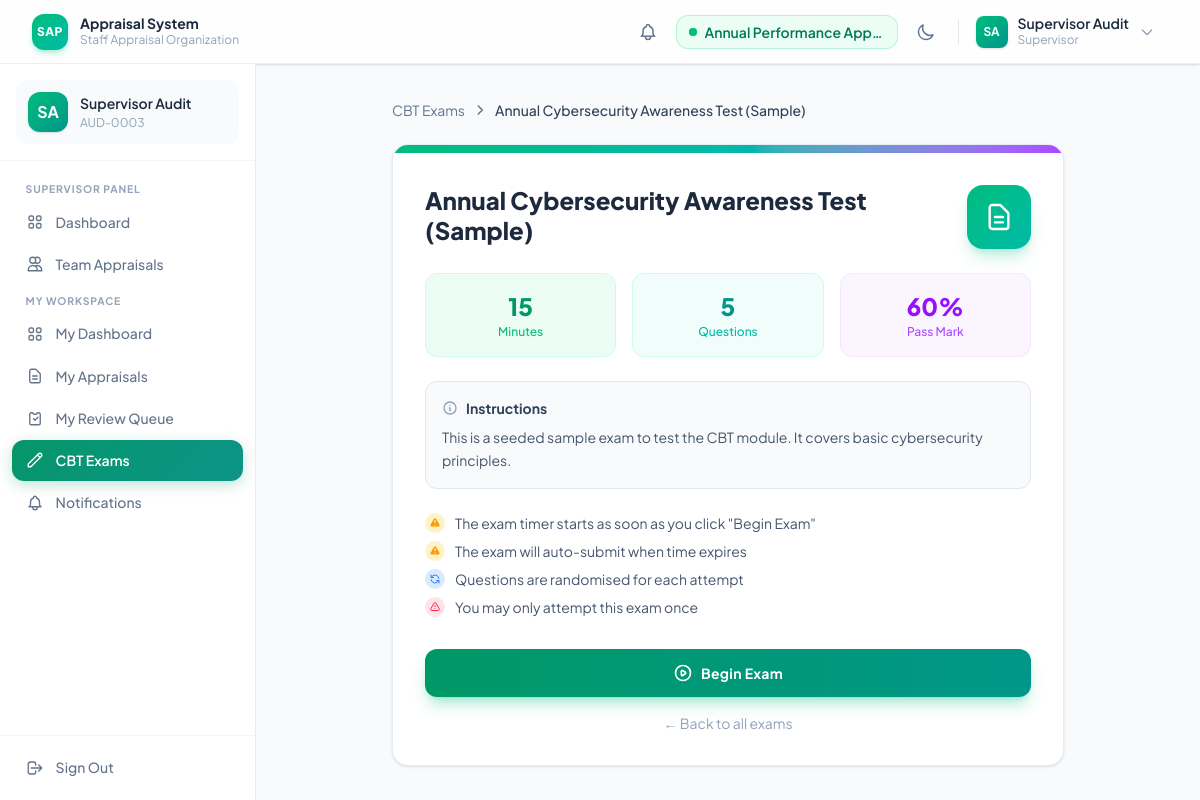
The page /cbt/exam/1/ (signed in) on the database as committed earlier.
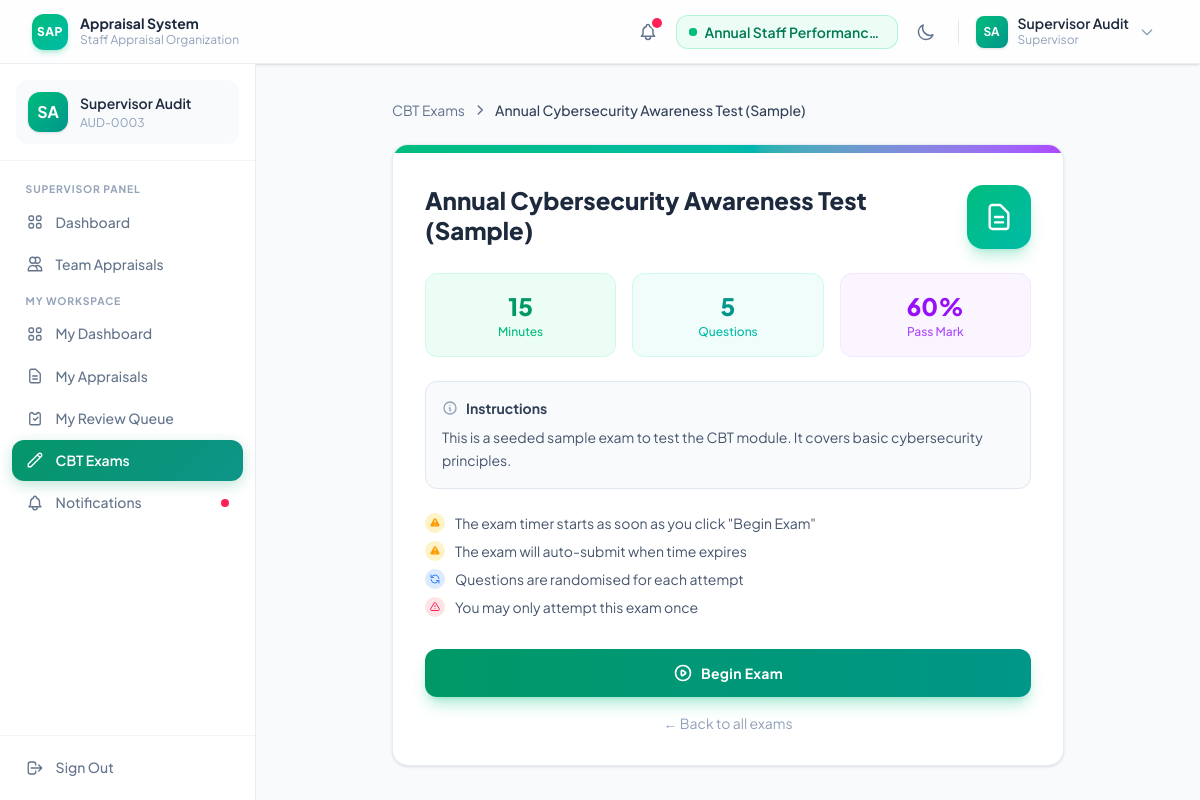
The same page on the database as committed later.
### appraisals/models.py (models this page shows, shortened)
class AppraisalCycle(models.Model):
    ANNUAL = 'ANNUAL'
    BI_ANNUAL = 'BI_ANNUAL'
    QUARTERLY = 'QUARTERLY'
    FREQUENCY_CHOICES = [
        (ANNUAL, 'Annual'),
        (BI_ANNUAL, 'Bi-Annual'),
        (QUARTERLY, 'Quarterly'),
    ]
    DRAFT = 'DRAFT'
    ACTIVE = 'ACTIVE'
    CLOSED = 'CLOSED'
    ARCHIVED = 'ARCHIVED'
    STATUS_CHOICES = [
        (DRAFT, 'Draft'),
        (ACTIVE, 'Active'),
        (CLOSED, 'Closed'),
        (ARCHIVED, 'Archived'),
    ]
    SCORING_SCALE_CHOICES = [
        (5, '1-5 Scale'),
        (10, '1-10 Scale'),
    ]
    name = models.CharField(max_length=200)
    frequency = models.CharField(
        max_length=20,
        choices=FREQUENCY_CHOICES,
        default=ANNUAL,
    )
    start_date = models.DateField()
    end_date = models.DateField()
    status = models.CharField(
        max_length=20,
        choices=STATUS_CHOICES,
        default=DRAFT,
    )
    scoring_scale = models.PositiveSmallIntegerField(
        choices=SCORING_SCALE_CHOICES,
        default=5,
    )
    branch = models.ForeignKey(
        'branches.Branch',
        on_delete=models.PROTECT,
        null=True,
        blank=True,
        related_name='cycles',
        help_text="Branch this cycle is scoped to. All targeting is filtered by this branch.",
    )
    target_departments = models.ManyToManyField(
        'departments.Department',
        blank=True,
        help_text="If set, only staff in these departments will be assigned this cycle."
    )
    target_staff = models.ManyToManyField(
        settings.AUTH_USER_MODEL,
        blank=True,
        related_name='targeted_cycles',
        help_text="If set, these specific staff will be assigned this cycle."
    )
    excluded_staff = models.ManyToManyField(
        settings.AUTH_USER_MODEL,
        blank=True,
        related_name='excluded_cycles',
        help_text="Staff in this list will never be assigned this cycle."
    )
    created_by = models.ForeignKey(
        settings.AUTH_USER_MODEL,
        on_delete=models.SET_NULL,
        null=True,
        related_name='created_cycles',
    )
    created_at = models.DateTimeField(auto_now_add=True)
    updated_at = models.DateTimeField(auto_now=True)
    archived_at = models.DateTimeField(null=True, blank=True)
    class Meta:
        ordering = ['-start_date']
        verbose_name = 'Appraisal Cycle'
        verbose_name_plural = 'Appraisal Cycles'
    def get_eligible_staff(self):
        from accounts.models import CustomUser
        base_qs = CustomUser.objects.filter(
            is_active=True,
            role__in=[CustomUser.STAFF, CustomUser.SUPERVISOR, CustomUser.HOD, CustomUser.DIRECTORATE, CustomUser.HR_ADMIN]
        )
        has_depts = self.target_departments.exists()
        has_staff = self.target_staff.exists()
        if has_depts or has_staff:
            eligible = CustomUser.objects.none()
            if has_depts:
                eligible = eligible | base_qs.filter(department__in=self.target_departments.all())
            if has_staff:
                eligible = eligible | base_qs.filter(id__in=self.target_staff.values_list('id', flat=True))
            eligible = eligible.distinct()
        else:
            if self.branch:
                eligible = base_qs.filter(branch=self.branch)
            else:
                eligible = base_qs
        if self.excluded_staff.exists():
            eligible = eligible.exclude(id__in=self.excluded_staff.values_list('id', flat=True))
        return eligible

### cbt/views.py (the view, shortened to what this page needs)
# urls.py: path("exam/<int:pk>/", views.exam_detail, name="exam_detail"),
@login_required
def exam_detail(request, pk):
    exam = get_object_or_404(CBTExam, pk=pk, status=CBTExam.ACTIVE)
    assigned_ids = _get_assigned_exam_ids(request.user)
    if exam.pk not in assigned_ids:
        messages.error(request, "You are not assigned to this exam.")
        return redirect("cbt:exam_list")
    existing_attempt = CBTAttempt.objects.filter(
        staff=request.user, exam=exam
    ).order_by("-created_at").first()
    can_start = (
        existing_attempt is None
        or (
            exam.allow_multiple_attempts
            and existing_attempt.status in (CBTAttempt.SUBMITTED, CBTAttempt.TIMED_OUT)
        )
    )
    assignment = CBTAssignment.objects.filter(exam=exam).first()
    return render(request, "cbt/exam_detail.html", {
        "exam": exam,
        "existing_attempt": existing_attempt,
        "can_start": can_start,
        "deadline": assignment.deadline if assignment else None,
    })

### accounts/models.py (called while the page is built)
    @property
    def full_name(self) -> str:
        name = f"{self.first_name} {self.last_name}".strip()
        return name if name else self.username

### cbt/models.py (called while the page is built)
    @property
    def question_count(self):
        return self.questions.count()

    def is_assigned_to(self, user):
        if self.assign_to_all:
            return True
        if self.target_staff.filter(pk=user.pk).exists():
            return True
        if user.department and self.target_departments.filter(pk=user.department.pk).exists():
            return True
        return False

### cbt/views.py (called while the page is built)
def _get_assigned_exam_ids(user):
    assigned_ids = set()
    for assignment in CBTAssignment.objects.prefetch_related(
        "target_staff", "target_departments"
    ).filter(exam__status=CBTExam.ACTIVE):
        if assignment.is_assigned_to(user):
            assigned_ids.add(assignment.exam_id)
    return assigned_ids

### notifications/context_processors.py (called while the page is built)
def unread_notifications(request):
    if request.user.is_authenticated:
        unread = request.user.notifications.filter(is_read=False).order_by('-created_at')
        return {
            'unread_notifications': unread[:5],
            'unread_notifications_count': unread.count()
        }
    return {}

### templates/cbt/exam_detail.html (shortened to what the changed rows need)
{% extends "base.html" %}
{% block content %}
<div class="max-w-2xl mx-auto space-y-6">
    <div class="bg-white dark:bg-slate-900 rounded-2xl border border-slate-200/80 dark:border-slate-800 shadow-sm overflow-hidden">
        <div class="p-8">
            <div class="flex items-start justify-between gap-4 mb-6">
                <div>
                    <h1 class="text-2xl font-black text-slate-800 dark:text-slate-100 leading-tight">{{ exam.title }}</h1>
                </div>
            </div>
        </div>
    </div>
</div>
{% endblock %}

### templates/base.html (shortened to what the changed rows need)
{% load static %}
<!DOCTYPE html>
<html lang="en" class="h-full"
      x-data="{
          darkMode: localStorage.getItem('theme') === 'dark',
          sidebarOpen: false,
          toggleTheme() {
              this.darkMode = !this.darkMode;
              localStorage.setItem('theme', this.darkMode ? 'dark' : 'light');
          }
      }"
      :class="{ 'dark': darkMode }">
<head>
    <link rel="stylesheet" href="{% static 'css/tailwind.css' %}">
</head>
<body class="h-full flex flex-col bg-slate-50 dark:bg-[#0b0f1a] text-slate-900 dark:text-slate-100 transition-colors duration-200 overflow-hidden">
<header class="shrink-0 h-16 z-40 flex items-center
               bg-white/80 dark:bg-[#0d1117]/80
               backdrop-blur-xl
               border-b border-slate-200/70 dark:border-slate-800/60
               shadow-sm dark:shadow-slate-950/50">
    <div class="w-full px-4 sm:px-6 lg:px-8 flex items-center justify-between gap-4">
        {% if user.is_authenticated %}
        <div class="flex items-center gap-2">
            <div class="relative" x-data="{ notifOpen: false }">
                <button @click="notifOpen = !notifOpen"
                        class="relative p-2.5 rounded-xl text-slate-500 dark:text-slate-400
                               hover:bg-slate-100 dark:hover:bg-slate-800/60
                               transition cursor-pointer focus:outline-none"
                        title="Notifications">
                    {% if unread_notifications_count > 0 %}
                    <span class="absolute top-1.5 right-1.5 flex h-2.5 w-2.5 items-center justify-center rounded-full bg-rose-500 ring-2 ring-white dark:ring-[#0d1117]"></span>
                    {% endif %}
                </button>
            </div>
            {% if all_active_cycles %}
            <div class="relative" x-data="{ cycleOpen: false }">
                {% if all_active_cycles|length > 1 %}
                <button @click="cycleOpen = !cycleOpen"
                        class="inline-flex items-center gap-2 px-3 py-1.5 rounded-xl
                               bg-emerald-50 dark:bg-emerald-950/40
                               border border-emerald-200/80 dark:border-emerald-800/50
                               text-emerald-700 dark:text-emerald-400
                               hover:bg-emerald-100 dark:hover:bg-emerald-900/40
                               transition cursor-pointer focus:outline-none text-sm"
                        title="Switch active cycle">
                    <span class="relative flex h-2 w-2 shrink-0">
                        <span class="animate-ping absolute inline-flex h-full w-full rounded-full bg-emerald-400 opacity-75"></span>
                        <span class="relative inline-flex rounded-full h-2 w-2 bg-emerald-500"></span>
                    </span>
                    <span class="font-semibold truncate max-w-[180px] hidden sm:inline">{{ selected_cycle.name }}</span>
                    <span class="font-semibold sm:hidden">Cycle</span>
                    <svg class="h-3.5 w-3.5 shrink-0 transition-transform" :class="cycleOpen && 'rotate-180'" fill="none" viewBox="0 0 24 24" stroke="currentColor" stroke-width="2.5">
                        <path stroke-linecap="round" stroke-linejoin="round" d="M19 9l-7 7-7-7"/>
                    </svg>
                </button>
                <div x-show="cycleOpen" @click.away="cycleOpen = false"
                     x-transition:enter="transition ease-out duration-150"
                     x-transition:enter-start="opacity-0 translate-y-1 scale-95"
                     x-transition:enter-end="opacity-100 translate-y-0 scale-100"
                     x-transition:leave="transition ease-in duration-100"
                     x-transition:leave-start="opacity-100 translate-y-0 scale-100"
                     x-transition:leave-end="opacity-0 translate-y-1 scale-95"
                     class="absolute right-0 top-full mt-2 w-72
                            bg-white dark:bg-slate-900
                            rounded-2xl shadow-xl shadow-slate-200/60 dark:shadow-slate-950/80
                            border border-slate-100 dark:border-slate-800
                            z-50 overflow-hidden"
                     style="display:none;">
                    <div class="px-4 py-3 border-b border-slate-100 dark:border-slate-800">
                        <h3 class="text-xs font-bold text-slate-400 dark:text-slate-500 uppercase tracking-wider">Switch Active Cycle</h3>
                    </div>
                    <div class="py-1.5 max-h-60 overflow-y-auto">
                        {% for cycle in all_active_cycles %}
                        <form method="post" action="{% url 'accounts:switch_cycle' %}">
                            {% csrf_token %}
                            <input type="hidden" name="cycle_id" value="{{ cycle.id }}">
                            <button type="submit"
                                    class="w-full flex items-center gap-3 px-4 py-2.5 text-left
                                           hover:bg-slate-50 dark:hover:bg-slate-800/60 transition
                                           {% if cycle.id == selected_cycle.id %}bg-emerald-50/60 dark:bg-emerald-950/30{% endif %}">
                                <span class="w-2 h-2 rounded-full shrink-0
                                      {% if cycle.id == selected_cycle.id %}bg-emerald-500{% else %}bg-slate-300 dark:bg-slate-600{% endif %}"></span>
                                <div class="min-w-0 flex-1">
                                    <p class="text-sm font-semibold truncate
                                       {% if cycle.id == selected_cycle.id %}text-emerald-700 dark:text-emerald-400{% else %}text-slate-700 dark:text-slate-300{% endif %}">
                                        {{ cycle.name }}
                                    </p>
                                    <p class="text-xs text-slate-400 dark:text-slate-500 mt-0.5">
                                        {{ cycle.start_date|date:"M d, Y" }} — {{ cycle.end_date|date:"M d, Y" }}
                                    </p>
                                </div>
                                {% if cycle.id == selected_cycle.id %}
                                <svg class="h-4 w-4 text-emerald-500 shrink-0" fill="none" viewBox="0 0 24 24" stroke="currentColor" stroke-width="2.5">
                                    <path stroke-linecap="round" stroke-linejoin="round" d="M5 13l4 4L19 7"/>
                                </svg>
                                {% endif %}
                            </button>
                        </form>
                        {% endfor %}
                    </div>
                </div>
                {% else %}
                <div class="inline-flex items-center gap-2 px-3 py-1.5 rounded-xl
                            bg-emerald-50 dark:bg-emerald-950/40
                            border border-emerald-200/80 dark:border-emerald-800/50
                            text-emerald-700 dark:text-emerald-400 text-sm">
                    <span class="relative flex h-2 w-2 shrink-0">
                        <span class="relative inline-flex rounded-full h-2 w-2 bg-emerald-500"></span>
                    </span>
                    <span class="font-semibold truncate max-w-[180px] hidden sm:inline">{{ selected_cycle.name }}</span>
                </div>
                {% endif %}
            </div>
            {% endif %}
        </div>
        {% endif %}
    </div>
</header>
<div class="flex-1 flex overflow-hidden">
    {% if user.is_authenticated %}
    <aside :class="sidebarOpen ? 'translate-x-0' : '-translate-x-full'"
           class="fixed inset-y-0 left-0 z-40
                  w-64 shrink-0
                  lg:relative lg:translate-x-0 lg:inset-auto
                  flex flex-col
                  bg-white dark:bg-[#0d1117]
                  border-r border-slate-200/80 dark:border-slate-800/50
                  transition-transform duration-300 ease-in-out
                  shadow-xl shadow-slate-200/50 dark:shadow-slate-950/80 lg:shadow-none">
        <nav class="flex-1 overflow-y-auto px-3 py-3 space-y-0.5">
            <a href="{% url 'notifications:list' %}" class="nav-link {% if request.resolver_match.url_name == 'list' and request.resolver_match.app_name == 'notifications' %}active{% endif %}">
                Notifications
                {% if unread_notifications_count > 0 %}
                <span class="ml-auto w-2 h-2 rounded-full bg-rose-500 shrink-0"></span>
                {% endif %}
            </a>
        </nav>
    </aside>
    {% endif %}
    <main class="flex-1 overflow-y-auto">
        <div class="max-w-7xl mx-auto px-5 sm:px-8 lg:px-10 py-7 sm:py-9">
            {% block content %}{% endblock %}
        </div>
    </main>
</div>
</body>
</html>

Rows that differ between the two databases and show on the page:
removed AppraisalCycle: name "Annual Performance App…"
added AppraisalCycle: name "Annual Staff Performanc…"
